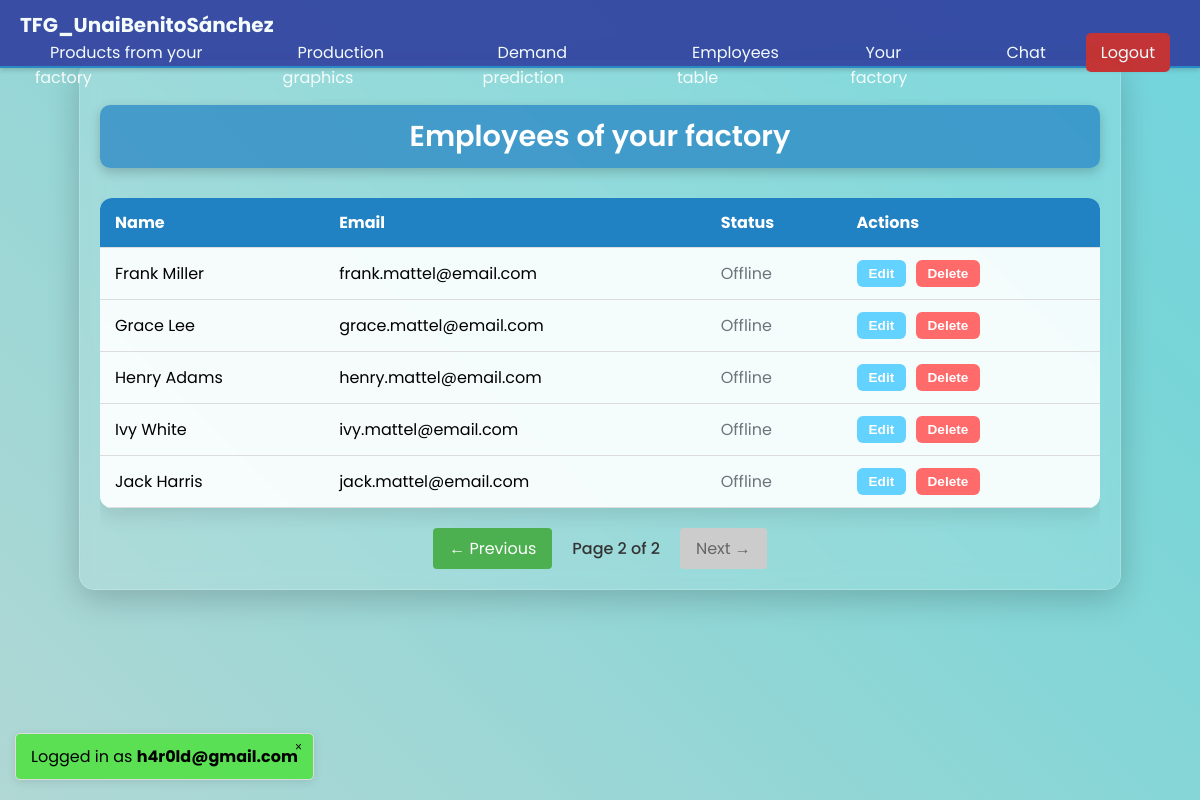
/php/employees_table.php?page=2 (signed in), run on the app's committed database.
### tables this page shows
CREATE TABLE IF NOT EXISTS `employee` (
  `id_employee` INT NOT NULL AUTO_INCREMENT,
  `name` VARCHAR(255) NOT NULL,
  `email` VARCHAR(255) NOT NULL UNIQUE,
  `password` VARCHAR(10000) NOT NULL,
  `role` ENUM('worker', 'manager', 'admin') NOT NULL DEFAULT 'worker',
  `is_logged_in` BOOLEAN DEFAULT FALSE,
  PRIMARY KEY (`id_employee`)
);

### php/employees_table.php (the view, shortened to what this page needs)
<?php
require_once '../db_connect.php';
$bossEmail = $_SESSION['user_email'];
try {
    $stmt = $conn->prepare("SELECT id_boss_factory FROM boss WHERE email = :email");
    $stmt->bindParam(':email', $bossEmail);
    $stmt->execute();
    $boss = $stmt->fetch(PDO::FETCH_ASSOC);
    $bossId = $boss['id_boss_factory'];
    $stmt = $conn->prepare("SELECT factory_id_factory FROM factory_boss WHERE boss_id_boss_factory = :boss_id");
    $stmt->bindParam(':boss_id', $bossId);
    $stmt->execute();
    $factoryBoss = $stmt->fetch(PDO::FETCH_ASSOC);
    $factoryId = $factoryBoss['factory_id_factory'];
    $page = isset($_GET['page']) ? (int)$_GET['page'] : 1;
    $perPage = 5;
    $offset = ($page - 1) * $perPage;
    $stmt = $conn->prepare("
    SELECT COUNT(*) as total
    FROM employee e
    JOIN factory_employee fe ON e.id_employee = fe.employee_id_employee
    WHERE fe.factory_id_factory = :factory_id
");
    $stmt->bindParam(':factory_id', $factoryId);
    $stmt->execute();
    $totalEmployees = $stmt->fetch(PDO::FETCH_ASSOC)['total'];
    $totalPages = ceil($totalEmployees / $perPage);
    $stmt = $conn->prepare("
    SELECT e.id_employee, e.name, e.email, e.role, e.is_logged_in
    FROM employee e
    JOIN factory_employee fe ON e.id_employee = fe.employee_id_employee
    WHERE fe.factory_id_factory = :factory_id
    ORDER BY e.name
    LIMIT :limit OFFSET :offset
");
    $stmt->bindParam(':factory_id', $factoryId);
    $stmt->bindParam(':limit', $perPage, PDO::PARAM_INT);
    $stmt->bindParam(':offset', $offset, PDO::PARAM_INT);
    $stmt->execute();
    $employees = $stmt->fetchAll(PDO::FETCH_ASSOC);
} catch (PDOException $e) {
    die("Database error: " . $e->getMessage());
} catch (Exception $e) {
    die("Error: " . $e->getMessage());
}
?>
<!DOCTYPE html>
<html lang="es">
<head>
    <link rel="stylesheet" href="../css/session.css">
    <link rel="stylesheet" href="../css/employees_table.css">
    <link rel="stylesheet" href="../css/navbar.css">
</head>
<body>
    <nav class="navbar" style="height: 46px;">
        <a class="navbar-brand" href="landing_page.php" style="font-size: 20px">TFG_UnaiBenitoSánchez</a>
        <ul class="navbar-nav" id="navbarNav">
            <li class="nav-item">
                <a class="nav-link" href="dashboard.php">Products from your factory</a>
            </li>
            <li class="nav-item">
                <a class="nav-link" href="graphics.php">Production graphics</a>
            </li>
            <li class="nav-item">
                <a class="nav-link" href="./predict_view.php">Demand prediction</a>
            </li>
            <li class="nav-item">
                <a class="nav-link" href="employees_table.php">Employees table</a>
            </li>
            <li class="nav-item">
                <a class="nav-link" href="factory.php">Your factory</a>
            </li>
            <li class="nav-item">
                <a class="nav-link" href="chat.php">Chat</a>
            </li>
            <li class="nav-item">
                <a class="nav-logout-inline" href="../logout.php">Logout</a>
            </li>
        </ul>
    </nav>
    <div class="main-container" style="margin-top: 60px;">
        <?php if (count($employees) > 0): ?>
            <h2 class="table-title">Employees of your factory</h2>
            <div class="table-container">
                <table class="employees-table">
                    <thead>
                        <tr>
                            <th>Name</th>
                            <th>Email</th>
                            <th>Status</th>
                            <th>Actions</th>
                        </tr>
                    </thead>
                    <tbody>
                        <?php foreach ($employees as $employee): ?>
                            <tr <?php echo ($employee['is_logged_in']) ? 'class="active-session"' : ''; ?> data-employee-id="<?php echo $employee['id_employee']; ?>">
                                <td contenteditable="false">
                                    <?php echo htmlspecialchars($employee['name']); ?>
                                </td>
                                <td contenteditable="false"><?php echo htmlspecialchars($employee['email']); ?></td>
                                <td>
                                    <?php if ($employee['is_logged_in']): ?>
                                        <span class="status-active">Online</span>
                                    <?php else: ?>
                                        <span class="status-inactive">Offline</span>
                                    <?php endif; ?>
                                </td>
                                <td>
                                    <button class="edit-btn" onclick="enableEdit(this)">Edit</button>
                                    <button class="delete-btn" onclick="deleteEmployee(<?php echo $employee['id_employee']; ?>, this)">Delete</button>
                                </td>
                            </tr>
                        <?php endforeach; ?>
                    </tbody>
                </table>
                <div class="pagination-controls">
                    <?php if ($page > 1): ?>
                        <a href="?page=<?php echo $page - 1; ?>" class="pagination-arrow">← Previous</a>
                    <?php else: ?>
                        <span class="pagination-arrow disabled">← Previous</span>
                    <?php endif; ?>
                    <span class="page-info">Page <?php echo $page; ?> of <?php echo $totalPages; ?></span>
                    <?php if ($page < $totalPages): ?>
                        <a href="?page=<?php echo $page + 1; ?>" class="pagination-arrow">Next →</a>
                    <?php else: ?>
                        <span class="pagination-arrow disabled">Next →</span>
                    <?php endif; ?>
                </div>
            </div>
        <?php else: ?>
            <div class="no-employees">
                <h2>There are no employees on this factory.</h2>
            </div>
        <?php endif; ?>
    </div>
    <?php include '../controller/session.php'; ?>
</body>
</html>

### css/employees_table.css (style rules this page uses)
html, body { margin: 0; padding: 0; min-height: 100vh; width: 100%; overflow-x: hidden; }
body { background: linear-gradient(45deg, #F7F9F9, #BED8D4, #78D5D7, #63D2FF, #2081C3); background-size: 400% 400%; background-attachment: fixed; animation: gradientBG 15s ease infinite; font-family: 'Poppins', sans-serif; position: relative; }
.navbar { position: fixed; top: 0; left: 0; right: 0; z-index: 1000; height: 46px; background-color: rgb(48, 63, 159); box-shadow: 0 2px 10px rgba(0, 0, 0, 0.2); display: flex; align-items: center; padding: 0 20px; transition: all 0.3s ease; }
.navbar-brand { color: white; text-decoration: none; font-weight: 500; font-size: 1rem; }
.navbar-nav { display: flex; list-style: none; margin: 0; padding: 0; margin-left: auto; }
.nav-item { margin: 0 10px; }
.nav-link { color: white; text-decoration: none; padding: 8px 12px; border-radius: 5px; transition: background-color 0.3s; }
.main-container { max-width: 1000px; margin: 60px auto 30px; padding: 20px; background-color: rgba(255, 255, 255, 0.1); backdrop-filter: blur(10px); border-radius: 15px; box-shadow: 0 8px 32px rgba(0, 0, 0, 0.2); border: 1px solid rgba(255, 255, 255, 0.2); position: relative; z-index: 1; }
.table-container { overflow-x: auto; margin-top: 30px; }
.employees-table { width: 100%; border-collapse: collapse; background-color: rgba(255, 255, 255, 0.9); border-radius: 12px; overflow: hidden; box-shadow: 0 8px 20px rgba(0, 0, 0, 0.1); }
.employees-table thead { background-color: #2081C3; color: #fff; font-weight: 600; }
.employees-table th, .employees-table td { padding: 12px 15px; text-align: left; border-bottom: 1px solid #ddd; }
.employees-table .edit-btn, .employees-table .delete-btn, .employees-table .save-btn { padding: 6px 12px; border: none; border-radius: 6px; font-weight: 600; cursor: pointer; margin-right: 5px; font-size: 0.85rem; }
.employees-table .edit-btn { background-color: #63D2FF; color: white; }
.employees-table .delete-btn { background-color: #FF6B6B; color: white; }
.table-title { text-align: center; font-size: 1.8rem; font-weight: 600; color: #ffffff; margin-bottom: 20px; background-color: rgba(32, 129, 195, 0.7); padding: 10px 20px; border-radius: 10px; box-shadow: 0 4px 12px rgba(0, 0, 0, 0.2); }
.nav-logout-inline { color: white; background-color: rgb(203, 35, 35); text-decoration: none; transition: color 0.3s, background-color 0.3s; padding: 8px 15px; border-radius: 5px; }
.status-inactive { color: #6c757d; }

### css/navbar.css (style rules this page uses)
.navbar { background-color: #303f9f; opacity: 0.9; z-index: 1000; display: flex; justify-content: space-between; align-items: center; padding: 10px 20px; flex-wrap: wrap; box-shadow: 0 2px 5px rgba(0, 0, 0, 0.2); border-bottom: 2px solid #2081C3; }
.navbar-brand { color: #fff; text-decoration: none; font-size: 24px; font-weight: bold; }
.navbar-nav { display: flex; list-style: none; margin: 0; padding: 0; flex-direction: row; }
.nav-item { margin-left: 15px; }
.nav-link { color: #fff; text-decoration: none; transition: color 0.3s, background-color 0.3s; padding: 8px 15px; border-radius: 5px; }

### php/employees_table.php (style rules this page uses)
.nav-logout-inline { color: white; background-color: rgb(203, 35, 35); text-decoration: none; transition: color 0.3s, background-color 0.3s; padding: 8px 15px; border-radius: 5px; }
.pagination-controls { display: flex; justify-content: center; align-items: center; margin-top: 20px; gap: 20px; }
.pagination-arrow { padding: 8px 16px; background-color: #4CAF50; color: white; text-decoration: none; border-radius: 4px; transition: background-color 0.3s; }
.pagination-arrow.disabled { background-color: #cccccc; color: #666666; cursor: not-allowed; }
.page-info { font-weight: 500; color: #333; }

### data on the page
employee: name "Frank Miller", email "frank.mattel@email.com", is_logged_in "Offline"
employee: name "Grace Lee", email "grace.mattel@email.com", is_logged_in "Offline"
employee: name "Henry Adams", email "henry.mattel@email.com", is_logged_in "Offline"
employee: name "Ivy White", email "ivy.mattel@email.com", is_logged_in "Offline"
employee: name "Jack Harris", email "jack.mattel@email.com", is_logged_in "Offline"

### other printed values
$page "2"
$totalPages "2"
